Frame 1 (no input): blank canvas, image omitted
Frame 60 (no input): blank canvas, image omitted
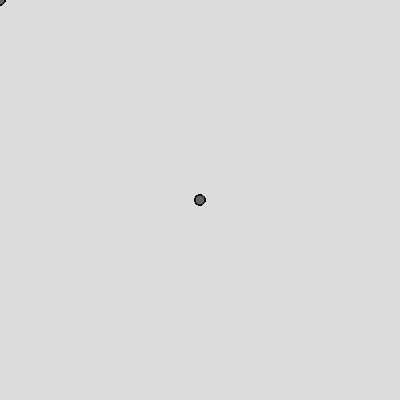
Frame 120 (the mouse pressed at the canvas centre since frame 60)

The p5.js sketch whose frames 1 and 60 were blank and that drew this single picture after the mouse press (run headless with seeded random() and noise() and a simulated clock; from frame 60 on, the mouse is pressed at the canvas centre):

// p5.js sketch
// ── sketch.js
function setup() {
  createCanvas(400, 400);
  background(220);
}

function draw() {
  
  
   fill(100);
  for(let i = 0; i <= width; i+= 20) {
    for(let j = 0; j <= height; j+= 20) {
      circle(mouseX, mouseY, 10);
    }
    }
}
